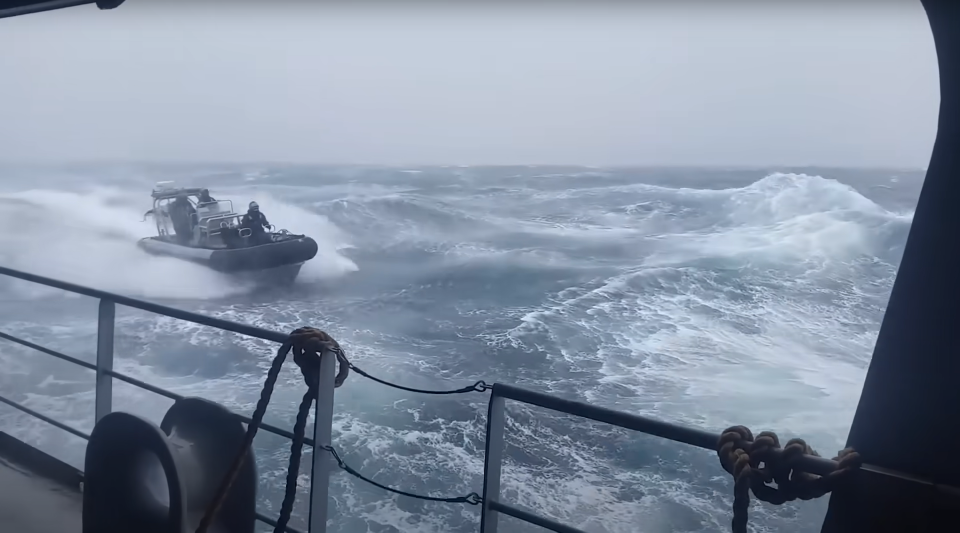
#> input picture gemi.png, 1920 x 1065 px (shown at 1/2 size)
$ python multi_demo.py
#> lines starting #> are read from the running program, lines starting #| are printed output that depends on the picture; after the words box and inside, x2 and y2 are one past the last pixel; in counts of white or black regions, pixels touching at a corner belong together
import cv2
import numpy as np
from scipy.optimize import linear_sum_assignment

# ==== 1. Sentetik AIS verisi ====
# Her AIS hedefi için beklenen piksel konumu ve boyutu
ais_targets = [
    {"id": "AIS-001", "pixel_pos": (320, 200), "pixel_size": 120},
    {"id": "AIS-002", "pixel_pos": (600, 220), "pixel_size": 80},
    {"id": "AIS-003", "pixel_pos": (400, 400), "pixel_size": 100}
]

# ==== 2. Görüntü yükle ====
img = cv2.imread("gemi.png")  # Test fotoğrafın
#> img is the input picture: shape (1065, 1920, 3); mean B, G, R 161.9, 144.4, 132.6

# ==== 3. Sentetik görsel tespitler ====
# Normalde tespit modeli (YOLO vb.) ile çıkarılır
detections = [
    {"bbox": (270, 360, 365, 200)}  # (x, y, w, h)
]

# ==== 4. Maliyet matrisi oluşturma ====
cost_matrix = np.zeros((len(ais_targets), len(detections)))

for i, ais in enumerate(ais_targets):
    for j, det in enumerate(detections):
        x, y, w, h = det["bbox"]
        det_center = (x + w/2, y + h/2)

        # Konum farkı (piksel)
        pos_err = np.linalg.norm(np.array(det_center) - np.array(ais["pixel_pos"]))

        # Boyut farkı (oransal)
        size_err = abs(w - ais["pixel_size"]) / ais["pixel_size"]

        # Basit skor: konum %70, boyut %30 ağırlık
        cost_matrix[i, j] = 0.7 * pos_err + 0.3 * (size_err * 100)

# ==== 5. Hungarian ile atama ====
row_ind, col_ind = linear_sum_assignment(cost_matrix)

matches = []
for r, c in zip(row_ind, col_ind):
    matches.append((ais_targets[r]["id"], detections[c]["bbox"], cost_matrix[r, c]))

# ==== 6. Sonuçları çizdir ====
for ais_id, bbox, cost in matches:
    x, y, w, h = bbox
    cv2.rectangle(img, (int(x), int(y)), (int(x+w), int(y+h)), (0, 255, 0), 2)
    cv2.putText(img, f"{ais_id} | M: {cost:.1f}", (int(x), int(y) - 8),
                cv2.FONT_HERSHEY_SIMPLEX, 0.6, (0, 0, 255), 2)

    # AIS beklenen konumu (kırmızı çarpı)
    px, py = [int(v) for v in ais_targets[[a["id"] for a in ais_targets].index(ais_id)]["pixel_pos"]]
    cv2.drawMarker(img, (px, py), (0, 0, 255), markerType=cv2.MARKER_CROSS,
                   markerSize=10, thickness=2)
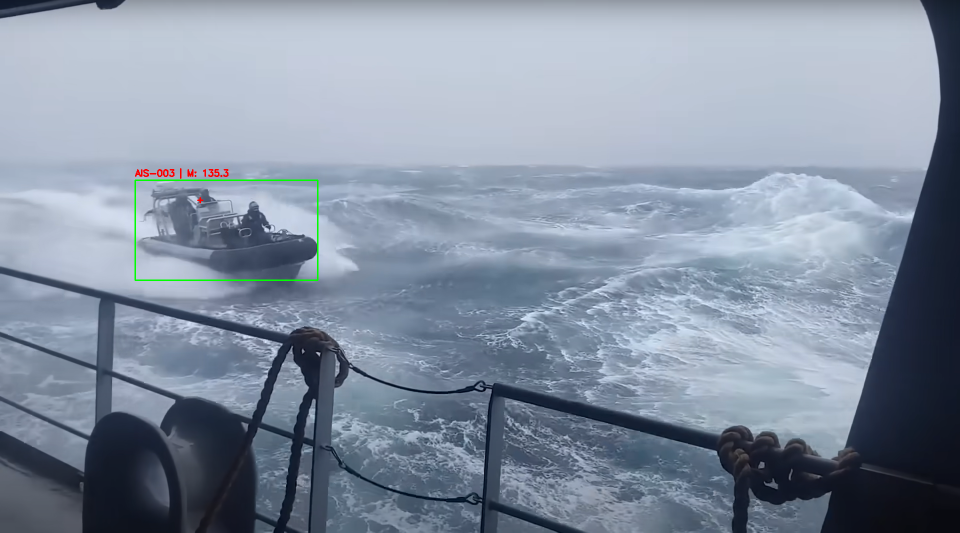
#> img: shape (1065, 1920, 3) (shown at 1/2 size); 0.23% of pixels changed, all inside (x1, y1, x2, y2) = (269, 336, 637, 562)

cv2.imshow("Coklu Aday Eslestirme Demo", img)
cv2.waitKey(0)
